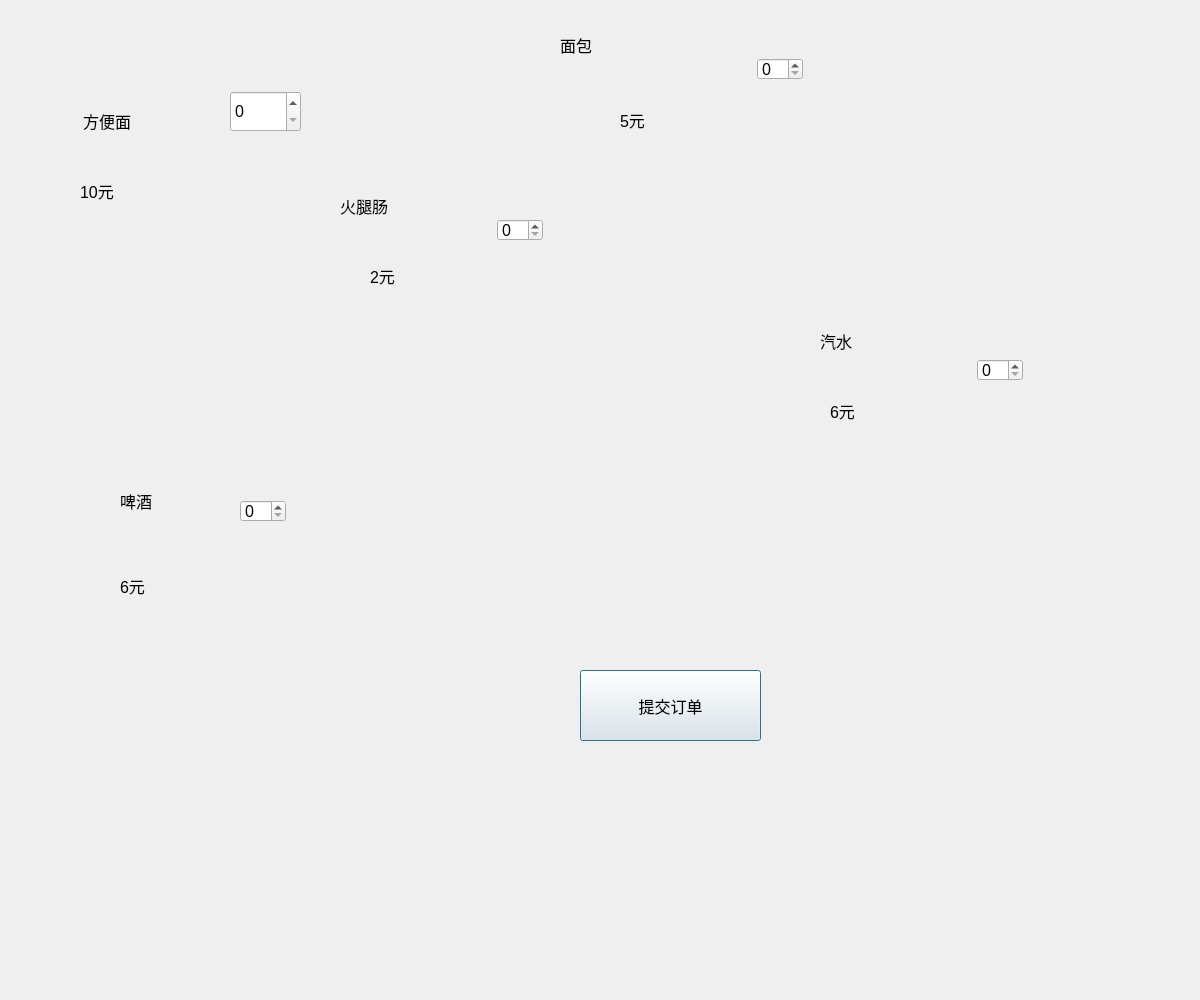
<?xml version="1.0" encoding="UTF-8"?>
<ui version="4.0">
 <class>storeUser</class>
 <widget class="QDialog" name="storeUser">
  <property name="geometry">
   <rect>
    <x>0</x>
    <y>0</y>
    <width>1200</width>
    <height>1000</height>
   </rect>
  </property>
  <property name="windowTitle">
   <string>Dialog</string>
  </property>
  <widget class="QLabel" name="label">
   <property name="geometry">
    <rect>
     <x>83</x>
     <y>90</y>
     <width>121</width>
     <height>61</height>
    </rect>
   </property>
   <property name="font">
    <font>
     <pointsize>12</pointsize>
    </font>
   </property>
   <property name="text">
    <string>方便面</string>
   </property>
  </widget>
  <widget class="QSpinBox" name="spinBox">
   <property name="geometry">
    <rect>
     <x>230</x>
     <y>91</y>
     <width>71</width>
     <height>41</height>
    </rect>
   </property>
   <property name="font">
    <font>
     <pointsize>12</pointsize>
    </font>
   </property>
  </widget>
  <widget class="QLabel" name="label_2">
   <property name="geometry">
    <rect>
     <x>80</x>
     <y>170</y>
     <width>101</width>
     <height>41</height>
    </rect>
   </property>
   <property name="font">
    <font>
     <pointsize>12</pointsize>
    </font>
   </property>
   <property name="text">
    <string>10元</string>
   </property>
  </widget>
  <widget class="QLabel" name="label_3">
   <property name="geometry">
    <rect>
     <x>340</x>
     <y>190</y>
     <width>91</width>
     <height>31</height>
    </rect>
   </property>
   <property name="font">
    <font>
     <pointsize>12</pointsize>
    </font>
   </property>
   <property name="text">
    <string>火腿肠</string>
   </property>
  </widget>
  <widget class="QSpinBox" name="spinBox_2">
   <property name="geometry">
    <rect>
     <x>497</x>
     <y>219</y>
     <width>46</width>
     <height>22</height>
    </rect>
   </property>
   <property name="font">
    <font>
     <pointsize>12</pointsize>
    </font>
   </property>
  </widget>
  <widget class="QLabel" name="label_4">
   <property name="geometry">
    <rect>
     <x>370</x>
     <y>260</y>
     <width>91</width>
     <height>31</height>
    </rect>
   </property>
   <property name="font">
    <font>
     <pointsize>12</pointsize>
    </font>
   </property>
   <property name="text">
    <string>2元</string>
   </property>
  </widget>
  <widget class="QLabel" name="label_5">
   <property name="geometry">
    <rect>
     <x>120</x>
     <y>480</y>
     <width>91</width>
     <height>41</height>
    </rect>
   </property>
   <property name="font">
    <font>
     <pointsize>12</pointsize>
    </font>
   </property>
   <property name="text">
    <string>啤酒</string>
   </property>
  </widget>
  <widget class="QSpinBox" name="spinBox_3">
   <property name="geometry">
    <rect>
     <x>240</x>
     <y>500</y>
     <width>46</width>
     <height>22</height>
    </rect>
   </property>
   <property name="font">
    <font>
     <pointsize>12</pointsize>
    </font>
   </property>
  </widget>
  <widget class="QLabel" name="label_6">
   <property name="geometry">
    <rect>
     <x>120</x>
     <y>570</y>
     <width>121</width>
     <height>31</height>
    </rect>
   </property>
   <property name="font">
    <font>
     <pointsize>12</pointsize>
    </font>
   </property>
   <property name="text">
    <string>6元</string>
   </property>
  </widget>
  <widget class="QLabel" name="label_7">
   <property name="geometry">
    <rect>
     <x>820</x>
     <y>320</y>
     <width>91</width>
     <height>41</height>
    </rect>
   </property>
   <property name="font">
    <font>
     <pointsize>12</pointsize>
    </font>
   </property>
   <property name="text">
    <string>汽水</string>
   </property>
  </widget>
  <widget class="QSpinBox" name="spinBox_4">
   <property name="geometry">
    <rect>
     <x>977</x>
     <y>359</y>
     <width>46</width>
     <height>22</height>
    </rect>
   </property>
   <property name="font">
    <font>
     <pointsize>12</pointsize>
    </font>
   </property>
  </widget>
  <widget class="QLabel" name="label_8">
   <property name="geometry">
    <rect>
     <x>830</x>
     <y>390</y>
     <width>111</width>
     <height>41</height>
    </rect>
   </property>
   <property name="font">
    <font>
     <pointsize>12</pointsize>
    </font>
   </property>
   <property name="text">
    <string>6元</string>
   </property>
  </widget>
  <widget class="QLabel" name="label_9">
   <property name="geometry">
    <rect>
     <x>560</x>
     <y>29</y>
     <width>131</width>
     <height>31</height>
    </rect>
   </property>
   <property name="font">
    <font>
     <pointsize>12</pointsize>
    </font>
   </property>
   <property name="text">
    <string>面包</string>
   </property>
  </widget>
  <widget class="QSpinBox" name="spinBox_5">
   <property name="geometry">
    <rect>
     <x>757</x>
     <y>58</y>
     <width>46</width>
     <height>22</height>
    </rect>
   </property>
   <property name="font">
    <font>
     <pointsize>12</pointsize>
    </font>
   </property>
  </widget>
  <widget class="QLabel" name="label_10">
   <property name="geometry">
    <rect>
     <x>620</x>
     <y>110</y>
     <width>101</width>
     <height>20</height>
    </rect>
   </property>
   <property name="font">
    <font>
     <pointsize>12</pointsize>
    </font>
   </property>
   <property name="text">
    <string>5元</string>
   </property>
  </widget>
  <widget class="QPushButton" name="pushButton">
   <property name="geometry">
    <rect>
     <x>580</x>
     <y>670</y>
     <width>181</width>
     <height>71</height>
    </rect>
   </property>
   <property name="font">
    <font>
     <pointsize>12</pointsize>
    </font>
   </property>
   <property name="text">
    <string>提交订单</string>
   </property>
  </widget>
 </widget>
 <resources/>
 <connections/>
</ui>
